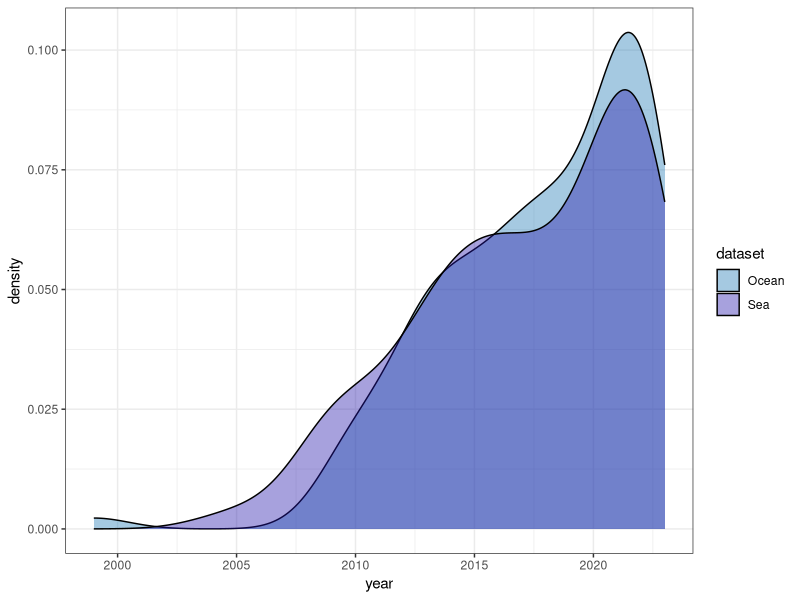

Here is the R script that generated this plot:

# Load libraries
library(ggplot2)
library(dplyr)

# Load data from 3 CSV files and combine them
df1 <- read.csv("densitypeter.csv")
df1$dataset <- "Peter Fend"
df2 <- read.csv("density_sea.csv")
df2$dataset <- "Sea"
df3 <- read.csv("ostend_density.csv")
df3$dataset <- "Sea.Ostend"
df4 <- read.csv("density_ocean.csv")
df4$dataset <- "Ocean"

df_all <- rbind(df2, df4)

# Filter data to only include years 1993 onwards
df_all <- filter(df_all, year >= 1993)

# Create stacked density chart with custom color palette
ggplot(df_all, aes(x = year, fill = dataset)) +
  geom_density(alpha = 0.4, adjust = 1) +
  scale_fill_manual(values = c("#1F78B4", "#2415ab", "#7ac3e6", "#64c3c4")) +
  theme_bw()
